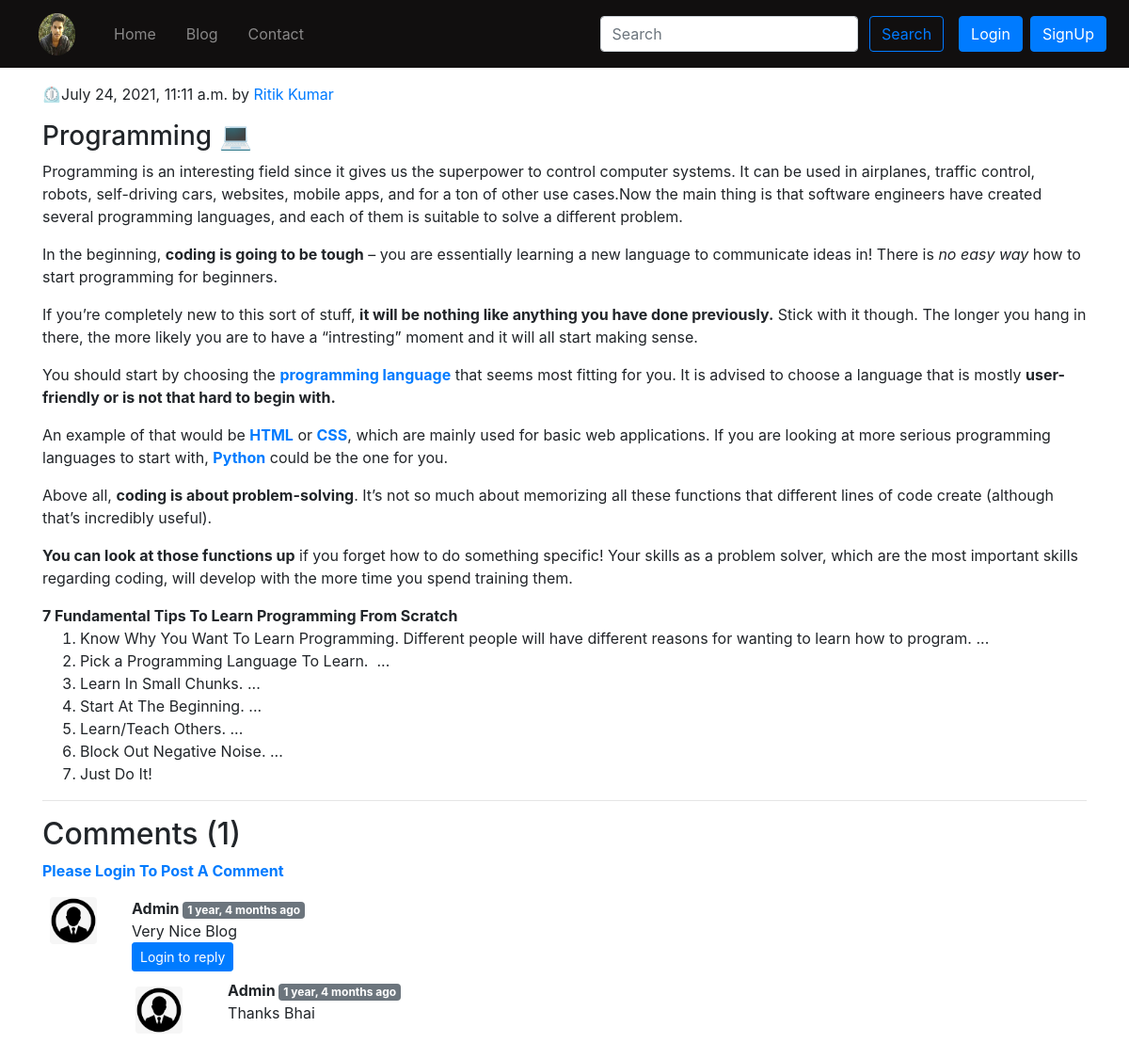
Page /blog/programming on the committed database.
### blog/models.py (models this page shows, shortened)
class Post(models.Model):
    sno=models.AutoField(primary_key=True)
    title=models.CharField(max_length=255)
    author=models.CharField(max_length=14)
    slug=models.CharField(max_length=130)
    timeStamp=models.DateTimeField(blank=True)
    content=models.TextField()

class BlogComment(models.Model):
    sno= models.AutoField(primary_key=True)
    comment=models.TextField()
    user=models.ForeignKey(User, on_delete=models.CASCADE)
    post=models.ForeignKey(Post, on_delete=models.CASCADE)
    parent=models.ForeignKey('self',on_delete=models.CASCADE, null=True )
    timestamp= models.DateTimeField(default=now)

### blog/views.py (the view)
# urls.py: path('<str:slug>', views.blogPost, name="blogPost"),
def blogPost(request, slug):
    post=Post.objects.filter(slug=slug).first()
    comments= BlogComment.objects.filter(post=post, parent=None)
    replies= BlogComment.objects.filter(post=post).exclude(parent=None)
    replyDict={}
    for reply in replies:
        if reply.parent.sno not in replyDict.keys():
            replyDict[reply.parent.sno]=[reply]
        else:
            replyDict[reply.parent.sno].append(reply)
    context={'post':post, 'comments': comments, 'user': request.user, 'replyDict': replyDict}
    return render(request, "blog/blogpost.html", context)

### blog/templatetags/extras.py (called while the page is built)
@register.filter(name='get_val')
def get_val(dict, key):
    return dict.get(key)

### templates/blog/blogpost.html (shortened to what this page needs)
{% extends 'base.html' %}
{% load static %}
{% block css %}<link rel="stylesheet" type="text/css" href="{% static 'post.css' %}">{% endblock css %}
{% block body %}
{% load humanize %}
{% load extras %}
<div class="container my-3">
<p class="blog-post-meta">&#x23F2;{{post.timeStamp}} by <a href="https://www.linkedin.com/in/ritik-kumar-2bab2b1b8/" target="blank">{{post.author}}</a></p>
    <p>{{post.content|safe}}</p>
    <hr>
</div>
<div class="container">
    <h2> Comments ({{comments.count}}) </h2>
    <div class="my-2">
        {% if user.is_authenticated %}
        <form action="/blog/postComment" method="post">
            {% csrf_token %}
            <div class="form-group">
                <label for="exampleInputEmail1">Post Comment </label>
                <input type="text" class="form-control" name="comment" placeholder="Enter comment here" required>
            </div>
            <input type="hidden" name="postSno" value="{{post.sno}}">
            <input type="hidden" name="parentSno" value="">
            <button type="submit" class="btn btn-primary">Submit</button>
        </form>
        {% else %}
    <b><a href="#">Please Login To Post A Comment</a></b>
        {% endif %}
    </div>
    {% for comment in comments %}
    <div class="row my-3">
        <div class="col-md-1  ">
            <img class="rounded mx-auto d-block" src="/static/img/user.png" alt="user" id="s">
        </div>
        <div class="col-md-11 ">
            <b> {{comment.user.username}} </b> <span class="badge badge-secondary ">{{comment.timestamp| naturaltime}}</span>
            <div>{{comment.comment}}</div>
            <div class="reply mx-0">
                {% if user.is_authenticated %}
                <button class="btn btn-sm btn-primary" type="button" data-toggle="collapse" data-target="#replyBox{{comment.sno}}" aria-expanded="false" aria-controls="replyBox{{comment.sno}}">
                    Reply
                </button>
                <div class="collapse" id="replyBox{{comment.sno}}">
                    <div class="card card-body my-2">
                        <form action="/blog/postComment" method="post">
                            {% csrf_token %}
                            <div class="form-group">
                                <label for="comment">Post a reply </label>
                                <input type="text" class="form-control" name="comment" placeholder="Enter comment here" required>
                                <input type="hidden" name="parentSno" value="{{comment.sno}}" >
                            </div>
                            <input type="hidden" name="postSno" value="{{post.sno}}">
                            <button type="submit" class="btn btn-primary">Submit</button>
                        </form>
                    </div>
                </div>
                {% else %}
                <a href="#"><button class="btn btn-sm btn-primary" type="button" data-toggle="collapse" data-target="#replyBox{{comment.sno}}" aria-expanded="false" aria-controls="replyBox{{comment.sno}}">
                    Login to reply
                </button></a>
                {% endif %}
                <div class="replies my-2 ">
                    {% for reply in replyDict|get_val:comment.sno %}
                    <div class="row my-2">
                        <div class="col-md-1 ">
                            <img class="rounded mx-auto d-block my-2" id="r" src="/static/img/user.png" alt="user">
                        </div>
                        <div class="col-md-11">
                            <div class="col-md-11 ">
                                <b> {{reply.user.username}} </b> <span class="badge badge-secondary ">{{reply.timestamp| naturaltime}}</span>
                                <div>{{reply.comment}}</div>
                            </div>
                            <br>
                        </div>
                    </div>
                    {% endfor %}
                </div>
            </div>
        </div>
    </div>
    {% endfor %}
</div>
{% endblock %}

### templates/base.html (shortened to what this page needs)
<!doctype html>
<html lang="en">
  {% load static %}
  <head>
<link href="https://maxcdn.bootstrapcdn.com/font-awesome/4.7.0/css/font-awesome.min.css" rel="stylesheet" type="text/css">
    <link rel="stylesheet"
      href="https://stackpath.bootstrapcdn.com/bootstrap/4.5.2/css/bootstrap.min.css"
>
    {% block css %}
{% endblock %}
  </head>
  <body>
    <nav class="navbar navbar-expand-lg navbar-dark " >
      <a
        href="/"><img
          height="45px"
          width="45px"
        src="{% static 'img/u.png' %}"
          alt="ritik"
          class="brandLogo"></a>
      <div class="collapse navbar-collapse"
        id="navbarSupportedContent">
        <ul class="navbar-nav mr-auto">
          <li class="nav-item p-2 {% block homeactive %}  {% endblock homeactive %}">
            <a class="nav-link"
              href="/">Home <span class="sr-only">(current)</span></a>
          </li>
          <li class="nav-item p-2 {% block blogactive %}  {% endblock blogactive %} ">
            <a class="nav-link"
              href="/blog">Blog</a>
          </li>
          <li class="nav-item p-2 {% block contactactive %}  {% endblock contactactive %} ">
            <a class="nav-link"
              href="/contact">Contact</a>
          </li>
        </ul>
        <div class="ml-auto form-inline ">
          <form method="get"
            action="/search"
            class="my-2 my-lg-0 mx-3">
            <input class="form-control mr-sm-2"
              type="search"
              placeholder="Search"
              aria-label="Search"
              name="query"
              id="query">
            <button class="btn btn-outline-primary my-2 my-sm-0 "
              type="submit">Search</button>
          </form>
          {% if user.is_authenticated %}
          <ul class="navbar-nav mr-2">
            <li class="nav-item dropdown">
              <a class="nav-link dropdown-toggle"
                href='#'
                id="navbarDropdown"
                role="button"
                data-toggle="dropdown"> Welcome {{request.user}}</a>
              <div class="dropdown-menu"
                aria-labelledby="navbarDropdown">
                <a class="dropdown-item"
                  href="/logout">Logout</a>
              </div>
            </li>
          </ul>
        </div>
        {% else %}
        <button type="button"
          class="btn btn-primary mr-2"
          data-toggle="modal"
          data-target="#loginModal">
          Login
        </button>
        <button type="button"
          class="btn btn-primary mr-2"
          data-toggle="modal"
          data-target="#signupModal">
          SignUp
        </button>
        {% endif %}
      </div>
    </nav>
    {% block body %} {% endblock body %}
  </body>
</html>

### static/post.css (style rules this page uses)
#r { width: 50px; }
#s { width: 50px; }

### templates/base.html (style rules this page uses)
.navbar { background-color: rgb(17, 15, 15); }
.brandLogo { max-width: 39px; margin: 0 25px; }

### rows in the picture
Post: timeStamp "July 24, 2021, 11:11 a.m.", author "Ritik Kumar", content "Programming 💻 Programming is an interesting field since it gives us the superpower to control computer systems. It can be used in airplanes, traffic control, robots, self-driving cars, websites, mobile apps, and for a ton of other use cases.Now the main thing is that software engineers have created several programming languages, and each of them is suitable to solve a different problem. In the beginning, coding is going to be tough – you are essentially learning a new language to communicate ideas in! There is no easy way how to start programming for beginners. If you’re completely new to this sort of stuff, it will be nothing like anything you have done previously. Stick with it though.…"
BlogComment: user.username "Admin", timestamp "1 year, 4 months ago", comment "Very Nice Blog"
BlogComment: user.username "Admin", timestamp "1 year, 4 months ago", comment "Thanks Bhai"

### other values in the picture
{{ comments.count }} "1"
